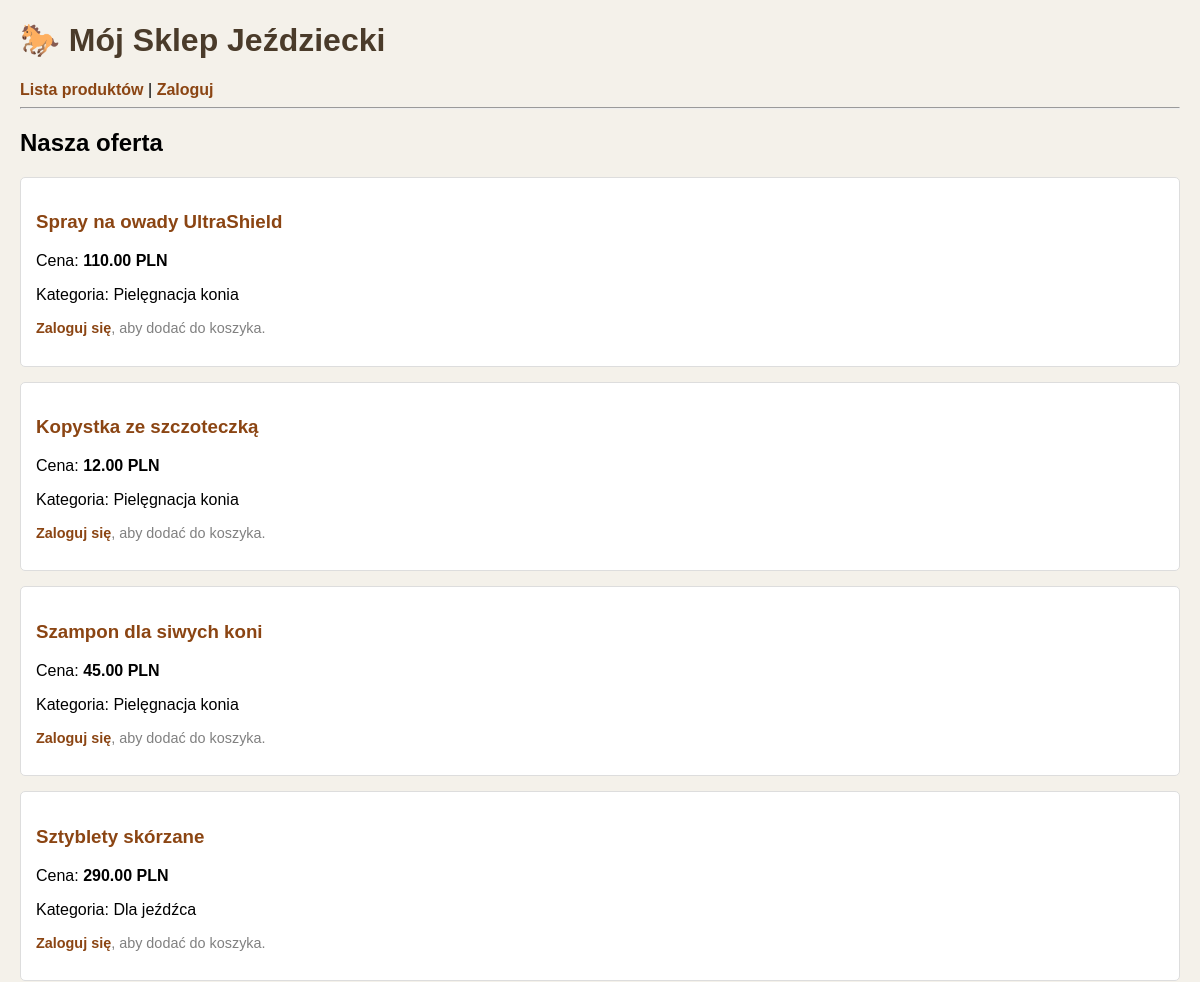
/html/produkty/ (upper part), run on an earlier commit of the app's database.
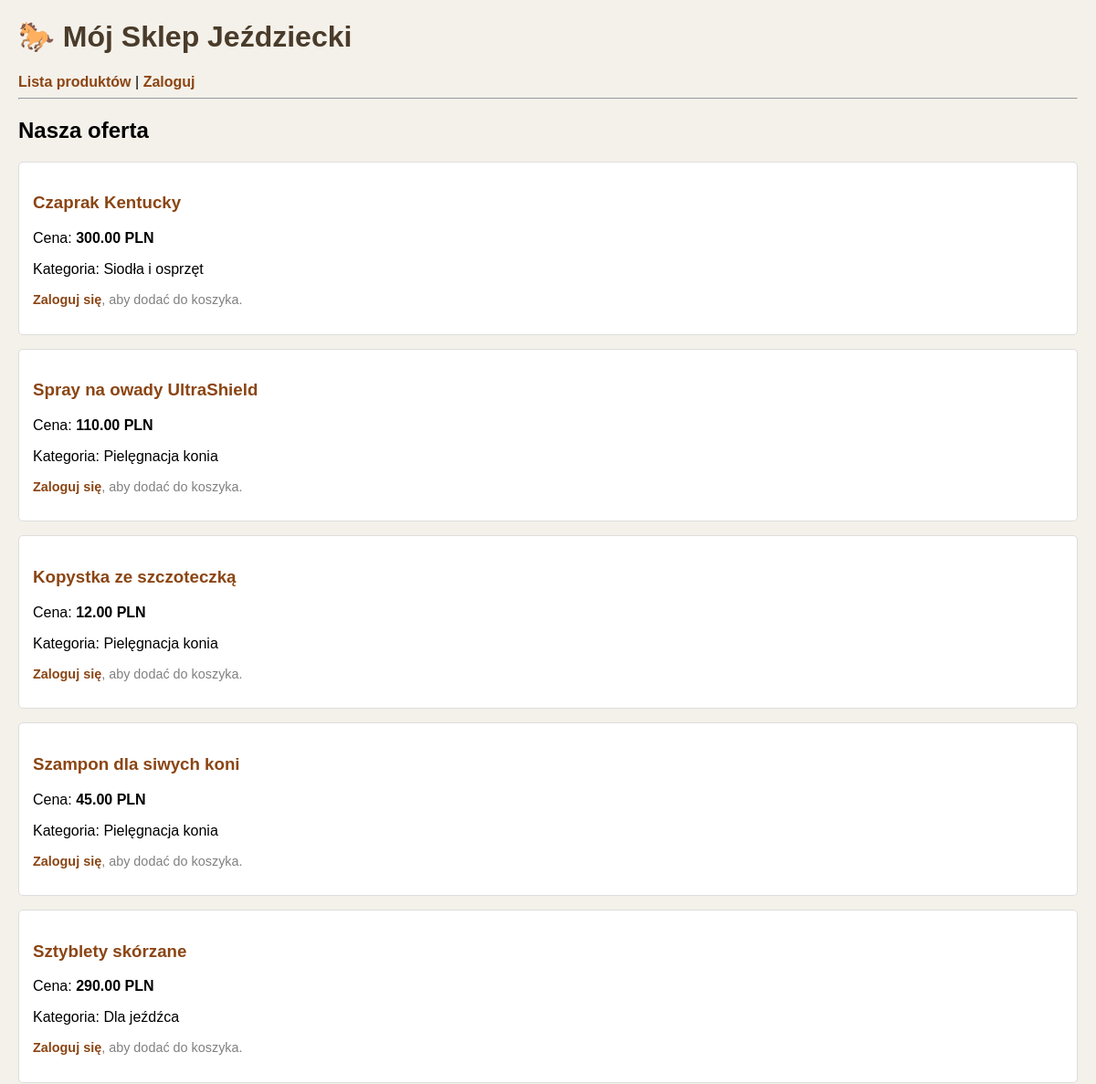
And on a later commit of the database.
### sklep/models.py (models this page shows, shortened)
class Produkt(models.Model):
    kategoria = models.ForeignKey(Kategoria, related_name='produkty', on_delete=models.CASCADE)
    nazwa = models.CharField(max_length=200)
    slug = models.SlugField(max_length=200, unique=True, blank=True)
    opis = models.TextField(blank=True, null=True)
    cena = models.DecimalField(max_digits=10, decimal_places=2)
    stan_magazynowy = models.PositiveIntegerField(default=0)
    dostepny = models.BooleanField(default=True)
    utworzono = models.DateTimeField(auto_now_add=True)
    class Meta:
        verbose_name = "Produkt"
        verbose_name_plural = "Produkty"
        ordering = ['-utworzono']
        constraints = [
            CheckConstraint(check=Q(cena__gte=0), name='cena_nieujemna'),
            CheckConstraint(check=Q(stan_magazynowy__gte=0), name='stan_nieujemny'),
        ]

class Kategoria(models.Model):
    nazwa = models.CharField(max_length=100, unique=True)
    slug = models.SlugField(max_length=100, unique=True)
    class Meta:
        verbose_name = "Kategoria"
        verbose_name_plural = "Kategorie"
        ordering = ['nazwa']

### sklep/views.py (the view)
# urls.py: path('html/produkty/', views.produkt_list_html, name='produkt-list-html'),
def produkt_list_html(request):
    produkty = Produkt.objects.all()
    return render(request, "sklep/produkt/list.html", {'produkty': produkty})

### sklep/templates/sklep/produkt/list.html (shortened to what this page needs)
{% extends "sklep/base.html" %}
{% block content %}
    <h2>Nasza oferta</h2>
    {% for produkt in produkty %}
        <div class="product-card" style="border: 1px solid #ddd; padding: 15px; margin-bottom: 15px; border-radius: 5px;">
            <h3>
                <a href="{% url 'produkt-detail-html' produkt.id %}">
                    {{ produkt.nazwa }}
                </a>
            </h3>
            <p>Cena: <strong>{{ produkt.cena }} PLN</strong></p>
            <p>Kategoria: {{ produkt.kategoria.nazwa }}</p>
            <div style="margin-top: 10px;">
                {% if request.user.is_authenticated %}
                    <form action="{% url 'dodaj-do-koszyka' produkt.id %}" method="post">
                        {% csrf_token %}
                        <button type="submit" style="background-color: #28a745; color: white; padding: 8px 15px; border: none; cursor: pointer; border-radius: 3px;">
                            🛒 Do koszyka
                        </button>
                    </form>
                {% else %}
                    <p style="font-size: 0.9em; color: grey;">
                        <a href="{% url 'user-login' %}">Zaloguj się</a>, aby dodać do koszyka.
                    </p>
                {% endif %}
            </div>
            </div>
    {% empty %}
        <p>Brak produktów w sklepie.</p>
    {% endfor %}
{% endblock %}

What changed in the data, as far as the page shows it:
added Produkt: nazwa "Czaprak Kentucky", cena "300.00", kategoria.nazwa "Siodła i osprzęt"
